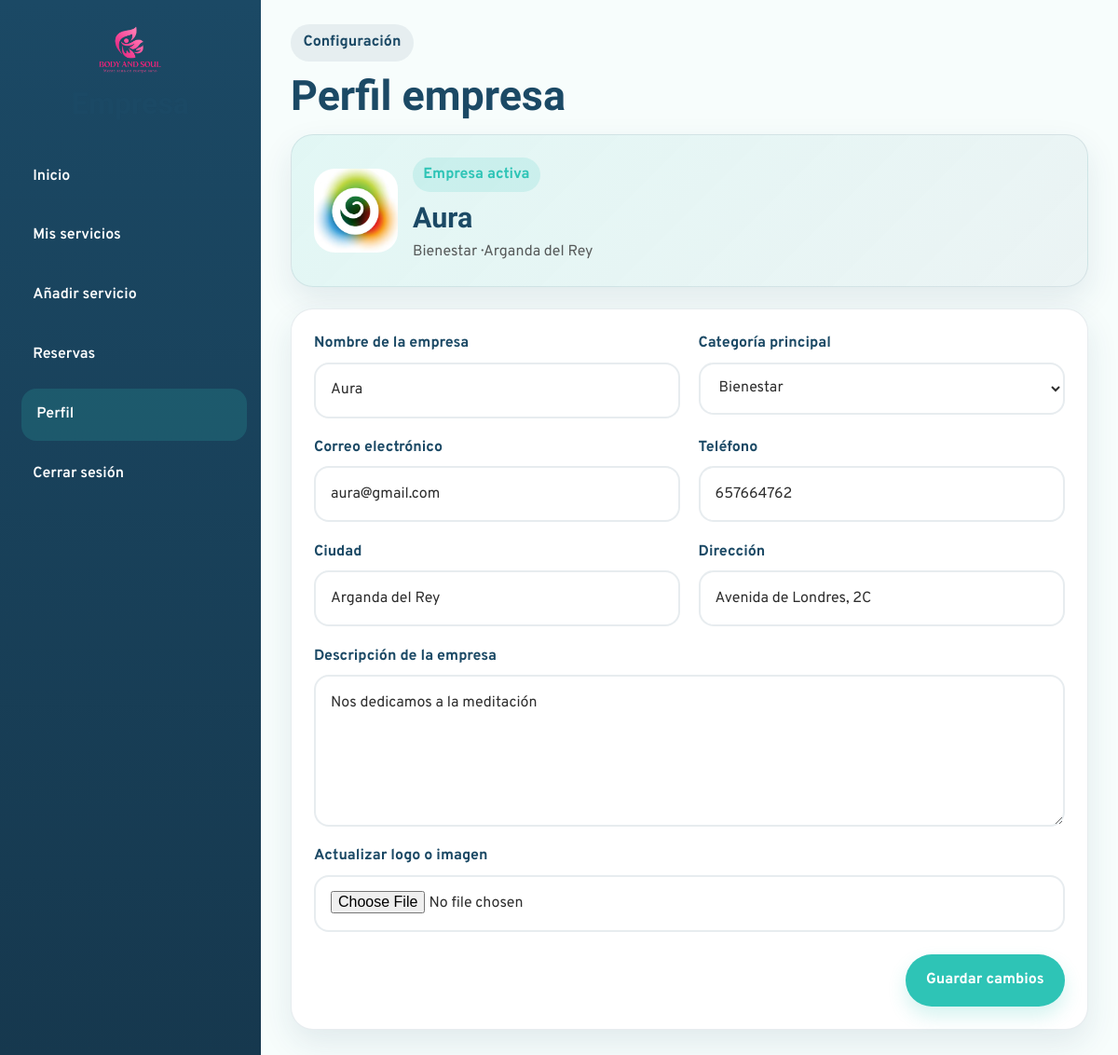
Page /Empresa/perfil-empresa.php (signed in) on the committed database.
### tables this page shows
CREATE TABLE `empresa` (
  `id_empresa` int(11) NOT NULL,
  `nombre_empresa` varchar(150) NOT NULL,
  `categoria_empresa` varchar(100) NOT NULL,
  `email` varchar(150) NOT NULL,
  `contrasena` varchar(255) NOT NULL,
  `direccion` varchar(255) DEFAULT NULL,
  `telefono` varchar(20) DEFAULT NULL,
  `ciudad_empresa` varchar(100) NOT NULL,
  `descripcion_empresa` text NOT NULL,
  `logo_empresa` varchar(255) DEFAULT NULL,
  `estado` enum('activa','suspendida') NOT NULL DEFAULT 'activa'
);

### bd/bdempresa.php (called while the page is built, shortened)
<?php
class bdempresa{
public $pdo = "";
public function __construct($host,$port,$db,$user,$pass) {
    $this->pdo = new PDO("mysql:host=".$host.";port=".$port.";dbname=".$db.";charset=utf8", $user, $pass);
    }
public function sacardatosempresa($idEmpresa){
    $sentencia = "SELECT * FROM empresa WHERE id_empresa = :id LIMIT 1";
    $ejecucion = $this->pdo->prepare($sentencia);
    $ejecucion->execute([
        ":id" => $idEmpresa
    ]);
    $empresa = $ejecucion->fetch(PDO::FETCH_ASSOC);
    return $empresa;
}
}
?>

### bd/bdact.php (called while the page is built, shortened)
<?php
class bdact{
public $pdo = "";
public function __construct($host,$port,$db,$user,$pass) {
    $this->pdo = new PDO("mysql:host=".$host.";port=".$port.";dbname=".$db.";charset=utf8", $user, $pass);
    }
function obtenerCategoriasPadre() {
    $sentencia = "SELECT * FROM categoria WHERE id_categoria_padre IS NULL
            ORDER BY nombre ASC";
    $ejecuccion = $this->pdo->prepare($sentencia);
    $ejecuccion->execute();
    $fila=$ejecuccion->fetchAll(PDO::FETCH_ASSOC);
    return $fila;
}
}
?>

### Empresa/perfil-empresa.php (the view, shortened to what this page needs)
<?php
require_once("head.php");
require_once("../bd/bdempresa.php");
$categorias=$bdact->obtenerCategoriasPadre();
$idEmpresa = $_SESSION["empresa"];
$empresa = $bdempre->sacardatosempresa($idEmpresa);
?>
    <div class="company-main">
      <header class="company-topbar">
        <div class="company-topbar-left">
          <span class="company-page-tag">Configuración</span>
          <h2>Perfil empresa</h2>
        </div>
      </header>
      <main class="company-content">
        <section class="company-profile-hero">
          <div class="company-profile-brand">
            <img src="<?=$empresa["logo_empresa"]?>" alt="<?=$empresa["nombre_empresa"]?>" class="company-profile-logo">
            <div>
              <span class="company-section-badge">Empresa activa</span>
              <h3><?=$empresa["nombre_empresa"]?></h3>
              <p><?=ucfirst($empresa["categoria_empresa"])?> · <?=$empresa["ciudad_empresa"]?></p>
            </div>
          </div>
        </section>
        <section class="company-profile-card">
          <form action="#" method="post" enctype="multipart/form-data" class="company-profile-form">
            <div class="form-grid">
              <div class="form-group">
                <label for="nombre_empresa">Nombre de la empresa</label>
                <input type="text" id="nombre_empresa" name="nombre_empresa" value="<?=$empresa["nombre_empresa"]?>" required>
              </div>
              <div class="form-group">
                <label for="categoria_principal">Categoría principal</label>
                <select id="categoria_principal" name="categoria_principal" required>
                  <?php foreach($categorias as $cat){
                  $selected = ($empresa["categoria_empresa"] == $cat["nombre"]) ? "selected" : "";
                ?>
                  <option value="<?=$cat["nombre"]?>" <?=$selected?>>
                    <?=ucfirst($cat["nombre"])?>
                  </option>
                <?php } ?>
                </select>
              </div>
              <div class="form-group">
                <label for="email_empresa">Correo electrónico</label>
                <input type="email" id="email_empresa" name="email_empresa" value="<?=$empresa["email"]?>" readonly>
              </div>
              <div class="form-group">
                <label for="telefono_empresa">Teléfono</label>
                <input type="text" id="telefono_empresa" name="telefono_empresa" value="<?=$empresa["telefono"]?>" required>
              </div>
              <div class="form-group">
                <label for="ciudad_empresa">Ciudad</label>
                <input type="text" id="ciudad_empresa" name="ciudad_empresa" value="<?=$empresa["ciudad_empresa"]?>" required>
              </div>
              <div class="form-group">
                <label for="direccion_empresa">Dirección</label>
                <input type="text" id="direccion_empresa" name="direccion_empresa" value="<?=$empresa["direccion"]?>" required>
              </div>
              <div class="form-group full-width">
                <label for="descripcion_empresa">Descripción de la empresa</label>
                <textarea id="descripcion_empresa" name="descripcion_empresa" rows="5" required><?=$empresa["descripcion_empresa"]?></textarea>
              </div>
              <div class="form-group full-width">
                <label for="logo_empresa">Actualizar logo o imagen</label>
                <input type="file" id="logo_empresa" name="logo_empresa" accept="image/*">
              </div>
            </div>
            <div class="form-actions">
              <button type="submit" class="btn-primary-company" name="guardar_perfil">Guardar cambios</button>
            </div>
          </form>
        </section>
      </main>
    </div>
  </div>
</body>
</html>

### css/empresa-styles/empresa-index.css (style rules this page uses)
:root { --company-primary: #1B4965; --company-primary-dark: #16384E; --company-secondary: #2EC4B6; --company-accent-soft: rgba(255, 143, 163, 0.16); --company-bg: #F7FDFC; --company-surface: #ffffff; --company-text: #2E2E2E; --company-border: rgba(27, 73, 101, 0.10); --company-shadow: 0 14px 34px rgba(27, 73, 101, 0.10); --company-radius: 24px; --company-transition: all 0.3s ease; }
* { box-sizing: border-box; }
body.company-body { margin: 0; font-family: "Overpass", sans-serif; background-color: var(--company-bg); color: var(--company-text); }
.company-main { display: flex; flex-direction: column; }
.company-topbar { display: flex; justify-content: space-between; align-items: center; gap: 1rem; padding: 1.6rem 2rem 1rem; }
.company-page-tag { display: inline-block; background-color: rgba(27, 73, 101, 0.08); color: var(--company-primary); padding: 0.45rem 0.85rem; border-radius: 999px; font-weight: 700; margin-bottom: 0.7rem; }
.company-topbar-left h2 { margin: 0; font-family: "Sansita", serif; color: var(--company-primary); font-size: clamp(2rem, 4vw, 2.8rem); }
.company-content { padding: 0 2rem 2rem; }
.company-section-badge { display: inline-block; background-color: rgba(46, 196, 182, 0.14); color: var(--company-secondary); padding: 0.35rem 0.7rem; border-radius: 999px; font-weight: 700; margin-bottom: 0.7rem; }

### css/empresa-styles/perfil-empresa.css (style rules this page uses)
:root { --company-primary: #1B4965; --company-primary-dark: #16384E; --company-secondary: #2EC4B6; --company-accent: #FF8FA3; --company-bg: #F7FDFC; --company-surface: #ffffff; --company-text: #2E2E2E; --company-border: rgba(27, 73, 101, 0.10); --company-shadow: 0 14px 34px rgba(27, 73, 101, 0.10); --company-radius: 24px; --company-transition: all 0.3s ease; }
* { box-sizing: border-box; }
body.company-body { margin: 0; font-family: "Overpass", sans-serif; background-color: var(--company-bg); color: var(--company-text); }
.company-main { display: flex; flex-direction: column; }
.company-topbar { display: flex; justify-content: space-between; align-items: center; gap: 1rem; padding: 1.6rem 2rem 1rem; }
.company-page-tag { display: inline-block; background-color: rgba(27, 73, 101, 0.08); color: var(--company-primary); padding: 0.45rem 0.85rem; border-radius: 999px; font-weight: 700; margin-bottom: 0.7rem; }
.company-topbar-left h2 { margin: 0; font-family: "Sansita", serif; color: var(--company-primary); font-size: clamp(2rem, 4vw, 2.8rem); }
.company-content { padding: 0 2rem 2rem; }
.company-profile-hero, .company-profile-card { background-color: var(--company-surface); border: 1px solid var(--company-border); border-radius: var(--company-radius); box-shadow: var(--company-shadow); }
.company-profile-hero { padding: 1.5rem; margin-bottom: 1.4rem; background: linear-gradient(135deg, rgba(46,196,182,0.10), rgba(27,73,101,0.05)); }
.company-profile-brand { display: flex; align-items: center; gap: 1rem; }
.company-profile-logo { width: 90px; height: 90px; border-radius: 22px; object-fit: cover; }
.company-section-badge { display: inline-block; background-color: rgba(46, 196, 182, 0.14); color: var(--company-secondary); padding: 0.35rem 0.7rem; border-radius: 999px; font-weight: 700; margin-bottom: 0.7rem; }
.company-profile-brand h3 { margin: 0 0 0.35rem; font-family: "Sansita", serif; color: var(--company-primary); font-size: 1.9rem; }
.company-profile-brand p { margin: 0; color: rgba(46, 46, 46, 0.78); }
.company-profile-card { padding: 1.5rem; }
.company-profile-form { display: flex; flex-direction: column; gap: 1.5rem; }
.form-grid { display: grid; grid-template-columns: 1fr 1fr; gap: 1.2rem; }
.form-group { display: flex; flex-direction: column; gap: 0.45rem; }
.full-width { grid-column: 1 / -1; }
.form-group label { font-weight: 700; color: var(--company-primary); }
.form-group input, .form-group select, .form-group textarea { width: 100%; padding: 0.95rem 1rem; border-radius: 16px; border: 2px solid rgba(27, 73, 101, 0.10); background-color: #fff; color: var(--company-text); outline: none; transition: var(--company-transition); font: inherit; }
.form-group textarea { resize: vertical; min-height: 120px; }
.form-actions { display: flex; justify-content: flex-end; }
.btn-primary-company { border: none; border-radius: 999px; padding: 0.95rem 1.4rem; font-weight: 700; cursor: pointer; transition: var(--company-transition); background-color: var(--company-secondary); color: #fff; box-shadow: 0 10px 20px rgba(46, 196, 182, 0.2); }

### rows in the picture
empresa: logo_empresa (picture), nombre_empresa "Aura", categoria_empresa "Bienestar", ciudad_empresa "Arganda del Rey", email_empresa "aura@gmail.com", telefono_empresa "657664762", direccion_empresa "Avenida de Londres, 2C", descripcion_empresa "Nos dedicamos a la meditación"

### other values in the picture
form field categoria_principal "Bienestar"
